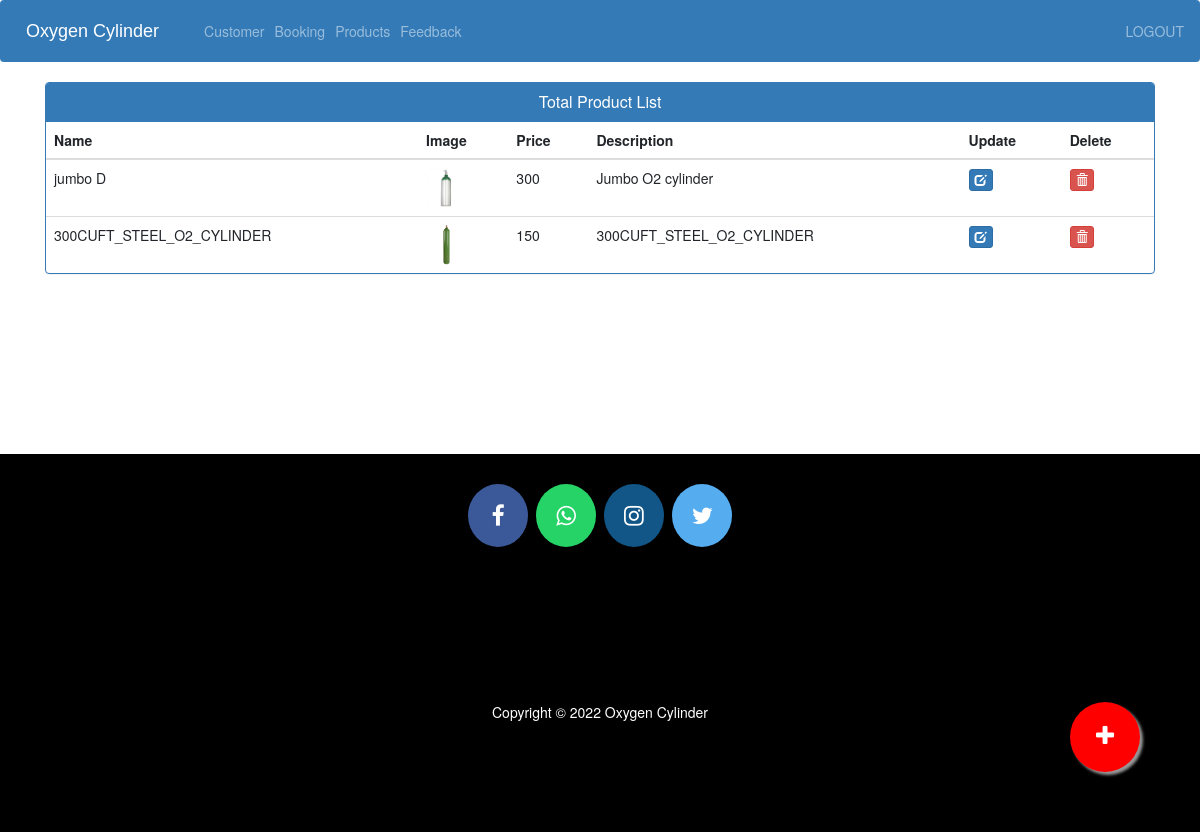
The page /admin-products (signed in) on the database its author committed.
### ecom/models.py (models this page shows, shortened)
class Product(models.Model):
    name=models.CharField(max_length=40)
    product_image= models.ImageField(upload_to='product_image/',null=True,blank=True)
    price = models.PositiveIntegerField()
    description=models.CharField(max_length=40)

### ecom/views.py (the view)
# urls.py: path('admin-products', views.admin_products_view,name='admin-products'),
@login_required(login_url='adminlogin')
def admin_products_view(request):
    products=models.Product.objects.all()
    return render(request,'ecom/admin_products.html',{'products':products})

### templates/ecom/admin_products.html (shortened to what this page needs)
{% extends 'ecom/admin_base.html' %}
{% load static %}
{% block content %}
<head>
  <link href="//netdna.bootstrapcdn.com/bootstrap/3.0.0/css/bootstrap.min.css" rel="stylesheet" id="bootstrap-css">
</head>
<div class="container">
  <div class="panel panel-primary">
    <div class="panel-heading">
      <h6 class="panel-title">Total Product List</h6>
    </div>
    <table class="table table-hover" id="dev-table">
      <thead>
        <tr>
          <th>Name</th>
          <th>Image</th>
          <th>Price</th>
          <th>Description</th>
          <th>Update</th>
          <th>Delete</th>
        </tr>
      </thead>
      {% for p in products %}
  {% if p %}
      <tr>
        <td> {{p.name}}</td>
        <td> <img src="{% static p.product_image.url %}" alt="Profile Pic" height="40px" width="40px" /></td>
        <td>{{p.price}}</td>
        <td>{{p.description}}</td>
        <td><a class="btn btn-primary btn-xs" href="{% url 'update-product' p.id  %}"><span class="glyphicon glyphicon-edit"></span></a></td>
        <td><a class="btn btn-danger btn-xs" href="{% url 'delete-product' p.id  %}"><span class="glyphicon glyphicon-trash"></span></a></td>
      </tr>
      {%else%}
      <br><br><br>
      <h1>no products</h1>
      {% endif %}
      {% endfor %}
    </table>
  </div>
</div>
<a href="/admin-add-product" class="float">
<i class="fa fa-plus my-float"></i>
</a>
{% endblock content %}

### templates/ecom/admin_base.html (style rules this page uses)
.fa { font-size: 23px; width: 60px; text-align: center; text-decoration: none; margin: 5px 2px; border-radius: 50%; }

### templates/ecom/admin_products.html (style rules this page uses)
a:link { text-decoration: none; }
h6 { text-align: center; }
.float { position:fixed; width:70px; height:70px; bottom:60px; right:60px; background-color:red; color:#FFF; border-radius:50px; text-align:center; box-shadow: 3px 3px 3px #999; }
.my-float { margin-top:22px; }

### rows shown on the page
Product: name "jumbo D", product_image (picture), price "300", description "Jumbo O2 cylinder"
Product: name "300CUFT_STEEL_O2_CYLINDER", product_image (picture), price "150", description "300CUFT_STEEL_O2_CYLINDER"
